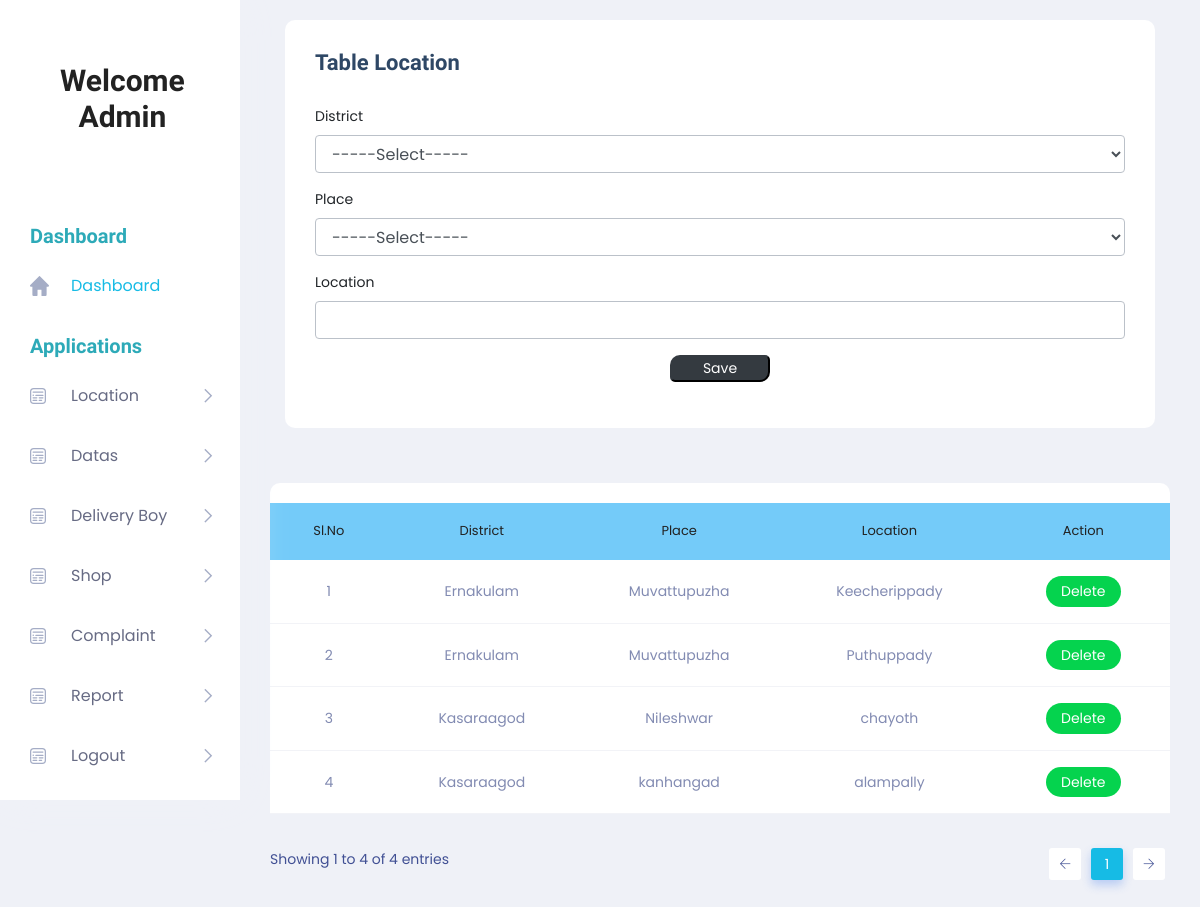
The page /Project/Admin/Location.php on the database its author committed.
### tables this page shows
CREATE TABLE `tbl_location` (
  `location_id` int(11) NOT NULL,
  `location_name` varchar(100) NOT NULL,
  `place_id` int(11) NOT NULL
);

CREATE TABLE `tbl_district` (
  `district_id` int(11) NOT NULL,
  `district_name` varchar(100) NOT NULL
);

CREATE TABLE `tbl_place` (
  `place_id` int(11) NOT NULL,
  `place_name` varchar(100) NOT NULL,
  `district_id` int(11) NOT NULL
);

### Project/Admin/Location.php (the view, shortened to what this page needs)
<!DOCTYPE html PUBLIC "-//W3C//DTD XHTML 1.0 Transitional//EN" "http://www.w3.org/TR/xhtml1/DTD/xhtml1-transitional.dtd">
<html xmlns="http://www.w3.org/1999/xhtml">
<head>
</head>
<?php
include('Head.php');
?>
<body>
        <section class="main_content dashboard_part">
            <div class="main_content_iner ">
                <div class="container-fluid p-0">
                    <div class="row justify-content-center">
                        <div class="col-12">
                            <div class="QA_section">
                                <div class="white_box_tittle list_header">
                                    <div class="col-lg-12">
                                        <div class="white_box mb_30">
                                            <div class="box_header ">
                                                <div class="main-title">
                                                    <h3 class="mb-0" >Table Location</h3>
                                                </div>
                                            </div>
                                            <form method="post">
                                             <div class="form-group">
                                                    <label for="txt_district">District</label>
                                                    <select class="form-control" name="sel_district" id="sel_district" autocomplete="off" required onchange="getplace(this.value)" >
                                                    <option value="">-----Select-----</option>
                                                    </select>
                                                </div>
                                                <div class="form-group">
                                                    <label for="txt_place">Place</label>
                                                    <select class="form-control" name="sel_place" id="sel_place" autocomplete="off" required>
                                                    <option value="">-----Select-----</option>
                                                    </select>
                                                </div>
                                                <div class="form-group">
                                                    <label for="txt_place">Location</label>
                                                    <input type="text" name="txt_location" id="txt_location" class="form-control" autocomplete="off" required/>
                                                </div>
                                                <div class="form-group" align="center">
                                                    <input type="submit" class="btn-dark" style="width:100px; border-radius: 10px 5px " name="btn_save" value="Save">
                                                </div>
                                            </form>
                                        </div>
                                    </div>
                                </div>
                                <div class="QA_table mb_30">
                                    <table class="table lms_table_active">
                                        <thead>
                                            <tr style="background-color: #74CBF9">
                                                <td align="center" scope="col">Sl.No</td>
                                              	<td align="center" scope="col">District</td>
                                                <td align="center" scope="col">Place</td>
                                                <td align="center" scope="col">Location </td>
                                                <td align="center" scope="col">Action</td>
                                            </tr>
                                        </thead>
                                        <tbody>
                                            <?php
	$i=0;
	  $sel = "select * from tbl_location p inner join tbl_place d on d.place_id=p.place_id inner join tbl_district s on s.district_id=d.district_id";
	  $row = $Conn->query($sel);
	  while($data = $row->fetch_assoc())
	  {
		  $i++;
		  ?>
                                            <tr>
                                               <td align="center"><?php echo $i; 	?></td>
            <td align="center"><?php echo $data['district_name']; ?></td>
            <td align="center"><?php echo $data['place_name']; ?></td>
            <td align="center"><?php echo $data['location_name']; ?></td>
            <td align="center">
            <a class="status_btn"  href="Location.php?id=<?php echo $data['location_id']; ?>">Delete </a>
         </td>
                                            </tr>
                                            <?php
                                              }
                                            ?>
                                        </tbody>
                                    </table>
                                </div>
                            </div>
                        </div>
                    </div>
                </div>
            </div>
        </section>
        <?php
		include('Foot.php');
		?>
</body>
</html>

### Project/Admin/Head.php (shortened to what this page needs)
<!DOCTYPE html>
<html lang="zxx">
    <head>
        <link rel="stylesheet" href="../Assets/Template/Admin/css/bootstrap.min.css" />
        <link rel="stylesheet" href="../Assets/Template/Admin/vendors/themefy_icon/themify-icons.css" />
        <link rel="stylesheet" href="../Assets/Template/Admin/vendors/swiper_slider/css/swiper.min.css" />
        <link rel="stylesheet" href="../Assets/Template/Admin/vendors/select2/css/select2.min.css" />
        <link rel="stylesheet" href="../Assets/Template/Admin/vendors/niceselect/css/nice-select.css" />
        <link rel="stylesheet" href="../Assets/Template/Admin/vendors/owl_carousel/css/owl.carousel.css" />
        <link rel="stylesheet" href="../Assets/Template/Admin/vendors/gijgo/gijgo.min.css" />
        <link rel="stylesheet" href="../Assets/Template/Admin/vendors/font_awesome/css/all.min.css" />
        <link rel="stylesheet" href="../Assets/Template/Admin/vendors/tagsinput/tagsinput.css" />
        <link rel="stylesheet" href="../Assets/Template/Admin/vendors/datatable/css/jquery.dataTables.min.css" />
        <link rel="stylesheet" href="../Assets/Template/Admin/vendors/datatable/css/responsive.dataTables.min.css" />
        <link rel="stylesheet" href="../Assets/Template/Admin/vendors/datatable/css/buttons.dataTables.min.css" />
        <link rel="stylesheet" href="../Assets/Template/Admin/vendors/text_editor/summernote-bs4.css" />
        <link rel="stylesheet" href="../Assets/Template/Admin/vendors/morris/morris.css">
        <link rel="stylesheet" href="../Assets/Template/Admin/vendors/material_icon/material-icons.css" />
        <link rel="stylesheet" href="../Assets/Template/Admin/css/metisMenu.css">
        <link rel="stylesheet" href="../Assets/Template/Admin/css/style.css" />
        <link rel="stylesheet" href="../Assets/Template/Admin/css/colors/default.css" id="colorSkinCSS">
    </head>
    <body class="crm_body_bg">
        <nav class="sidebar">
            <div class="logo d-flex justify-content-between">
                <a href="HomePage.php"><h2 align="center">Welcome<br>Admin<br><?php echo $_SESSION["aname"]?></h2></a>
            </div>
            <ul id="sidebar_menu">
                <li class="side_menu_title">
                    <span>Dashboard</span>
                </li>
                <li class="mm-active">
                    <a  href="HomePage.php"  aria-expanded="false">
                        <img src="../Assets/Template/Admin/img/menu-icon/1.svg" alt="">
                        <span>Dashboard</span>
                    </a>
                </li>
                <li class="side_menu_title">
                    <span>Applications</span>
                </li>
                <li class="">
                    <a   class="has-arrow" href="javascript:void(0)" aria-expanded="false">
                        <img src="../Assets/Template/Admin/img/menu-icon/2.svg" alt="">
                        <span>Location</span>
                    </a>
                </li>
                <li class="">
                    <a   class="has-arrow" href="javascript:void(0)" aria-expanded="false">
                        <img src="../Assets/Template/Admin/img/menu-icon/2.svg" alt="">
                        <span>Datas</span>
                    </a>
                </li>
                <li class="">
                        <a   class="has-arrow" href="DeliveryBoy.php" aria-expanded="false">
                            <img src="../Assets/Template/Admin/img/menu-icon/2.svg" alt="">
                            <span>Delivery Boy</span>
                        </a>
                   </li>
                <li class="">
                        <a   class="has-arrow" href="ShopList.php" aria-expanded="false">
                            <img src="../Assets/Template/Admin/img/menu-icon/2.svg" alt="">
                            <span>Shop</span>
                        </a>
                   </li>
                <li class="">
                        <a   class="has-arrow" href="ViewComplaint.php" aria-expanded="false">
                            <img src="../Assets/Template/Admin/img/menu-icon/2.svg" alt="">
                            <span>Complaint</span>
                        </a>
                   </li>
                   <li class="">
                    <a   class="has-arrow" href="javascript:void(0)" aria-expanded="false">
                        <img src="../Assets/Template/Admin/img/menu-icon/2.svg" alt="">
                        <span>Report</span>
                    </a>
                </li>
                   <li class="">
                        <a   class="has-arrow" href="../Guest/Login.php" aria-expanded="false">
                            <img src="../Assets/Template/Admin/img/menu-icon/2.svg" alt="">
                            <span>Logout</span>
                        </a>
                   </li>
            </ul>
        </nav>

### Project/Admin/Foot.php (shortened to what this page needs)
    </body>
</html>

### Project/Assets/Template/Admin/css/metisMenu.css (style rules this page uses)
.metismenu .has-arrow { position: relative; }
.metismenu .has-arrow::after { position: absolute; content: ''; transform: rotate(-90deg) translate(0, -50%); transform-origin: top; top: 50%; transition: all .3s ease-out; right: 40px; content: "\e64b"; font-family: 'themify'; color: #A5ADC6; font-weight: 600; font-size: 14px; }

### rows shown on the page
tbl_location: tbl_district.district_name "Ernakulam", place.place_name "Muvattupuzha", location_name "Keecherippady"
tbl_location: tbl_district.district_name "Ernakulam", place.place_name "Muvattupuzha", location_name "Puthuppady"
tbl_location: tbl_district.district_name "Kasaraagod", place.place_name "Nileshwar", location_name "chayoth"
tbl_location: tbl_district.district_name "Kasaraagod", place.place_name "kanhangad", location_name "alampally"
